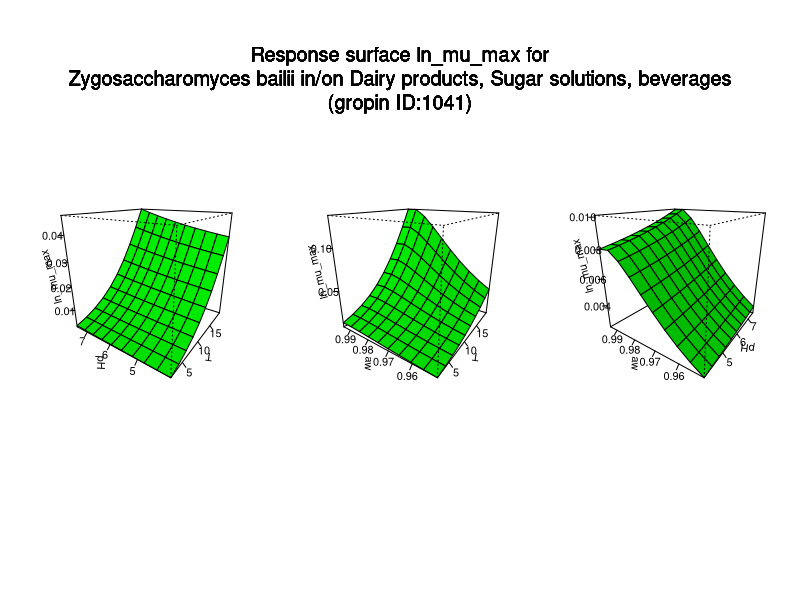

Write R code to recreate this figure.
#############################
# start of Parameter script
#############################
T <- seq(2.002,19.98001998002,length.out=10)
pH <- seq(4.004,7.49250749250749,length.out=10)
aw <- seq(0.95095,0.994005994005994,length.out=10)
#############################
# end of Parameter script
#############################
############################# 
# start of Model script Gropin ID 1041 
#############################
 
# constant coefficients for this model
 
variables <- data.frame(T,pH,aw)
argumentsPar <- unique.data.frame(expand.grid(variables))
 
# heart of the model
response_surface <- function(T,pH,aw) {
   mumax <-exp(-6.001+0.2342*T+14.12*(sqrt(1-aw))-0.003552*(T^2)+0.005554*(pH^2)-76.68*((sqrt(1-aw))^2))

	return(mumax=mumax)
} 

# output parameters
responseSurface <- cbind(argumentsPar,response_surface(argumentsPar['T'],argumentsPar['pH'],argumentsPar['aw']))
colnames(responseSurface) <- c(colnames(argumentsPar),'lnmumax')
#############################
# End of Model script
#############################
############################# 
# start of Visualisation script Gropin ID 1041 
#############################
titleText <-'Response surface ln_mu_max for
Zygosaccharomyces bailii in/on Dairy products, Sugar solutions, beverages
(gropin ID:1041)'
argPar1 <- unique.data.frame(expand.grid(T,pH))
argPar2 <- unique.data.frame(expand.grid(T,aw))
argPar3 <- unique.data.frame(expand.grid(pH,aw))
z1 <- matrix(unlist(response_surface(T = argPar1[1],pH = argPar1[2],aw = aw[1])),nrow=10)
z2 <- matrix(unlist(response_surface(T = argPar2[1],aw = argPar2[2],pH = pH[1])),nrow=10)
z3 <- matrix(unlist(response_surface(pH = argPar3[1],aw = argPar3[2],T = T[1])),nrow=10)
# adding precaution if response surface is zero
myZLim1 <- range(z1)
if(myZLim1[1] == myZLim1[2]) myZLim1[2] <- myZLim1[2]+1
myZLim2 <- range(z2)
if(myZLim2[1] == myZLim2[2]) myZLim2[2] <- myZLim2[2]+1
myZLim3 <- range(z3)
if(myZLim3[1] == myZLim3[2]) myZLim3[2] <- myZLim3[2]+1
if(length(T)>1 & length(pH)>1 & length(aw)>1) {
	par(mfrow = c(1,3))
	persp(T,pH,z1,col = 'green',xlab='T',ylab='pH',zlab='ln_mu_max',zlim=myZLim1,theta=305,phi=20,shade=0.25,ticktype = 'detailed')
	persp(T,aw,z2,col = 'green',xlab='T',ylab='aw',zlab='ln_mu_max',zlim=myZLim2,theta=305,phi=20,shade=0.25,ticktype = 'detailed')
	persp(pH,aw,z3,col = 'green',xlab='pH',ylab='aw',zlab='ln_mu_max',zlim=myZLim3,theta=305,phi=20,shade=0.25,ticktype = 'detailed')
	mtext(titleText,outer=T,  cex=1.2, line=-8.5, side=3)
} else {
		myPars <- unique.data.frame(expand.grid(T,pH,aw))
		myZ <-matrix(unlist(response_surface(myPars[,1],myPars[,2],myPars[,3])),nrow=10)
		myZLim <- range(myZ)
if(myZLim[1] == myZLim[2]) myZLim[2] <- myZLim[2]+1
	if(length(aw)==1) {
		persp(T,pH,myZ,col = 'green',xlab='T',ylab='pH',zlab='ln_mu_max',main=titleText,sub=paste('other variable: aw =',round(aw,digits = 2)),zlim=myZLim,theta=305,phi=20,shade=0.25,ticktype = 'detailed')
	}
	if(length(pH)==1) {
		persp(T,aw,myZ,col = 'green',xlab='T',ylab='aw',zlab='ln_mu_max',main=titleText,sub=paste('other variable: pH =',round(pH,digits = 2)),zlim=myZLim,theta=305,phi=20,shade=0.25,ticktype = 'detailed')
	}
	if(length(T)==1) {
		persp(pH,aw,myZ,col = 'green',xlab='pH',ylab='aw',zlab='ln_mu_max',main=titleText,sub=paste('other variable: T =',round(T,digits = 2)),zlim=myZLim,theta=305,phi=20,shade=0.25,ticktype = 'detailed')
	}
}
#############################
# End of Visualisation script
#############################
